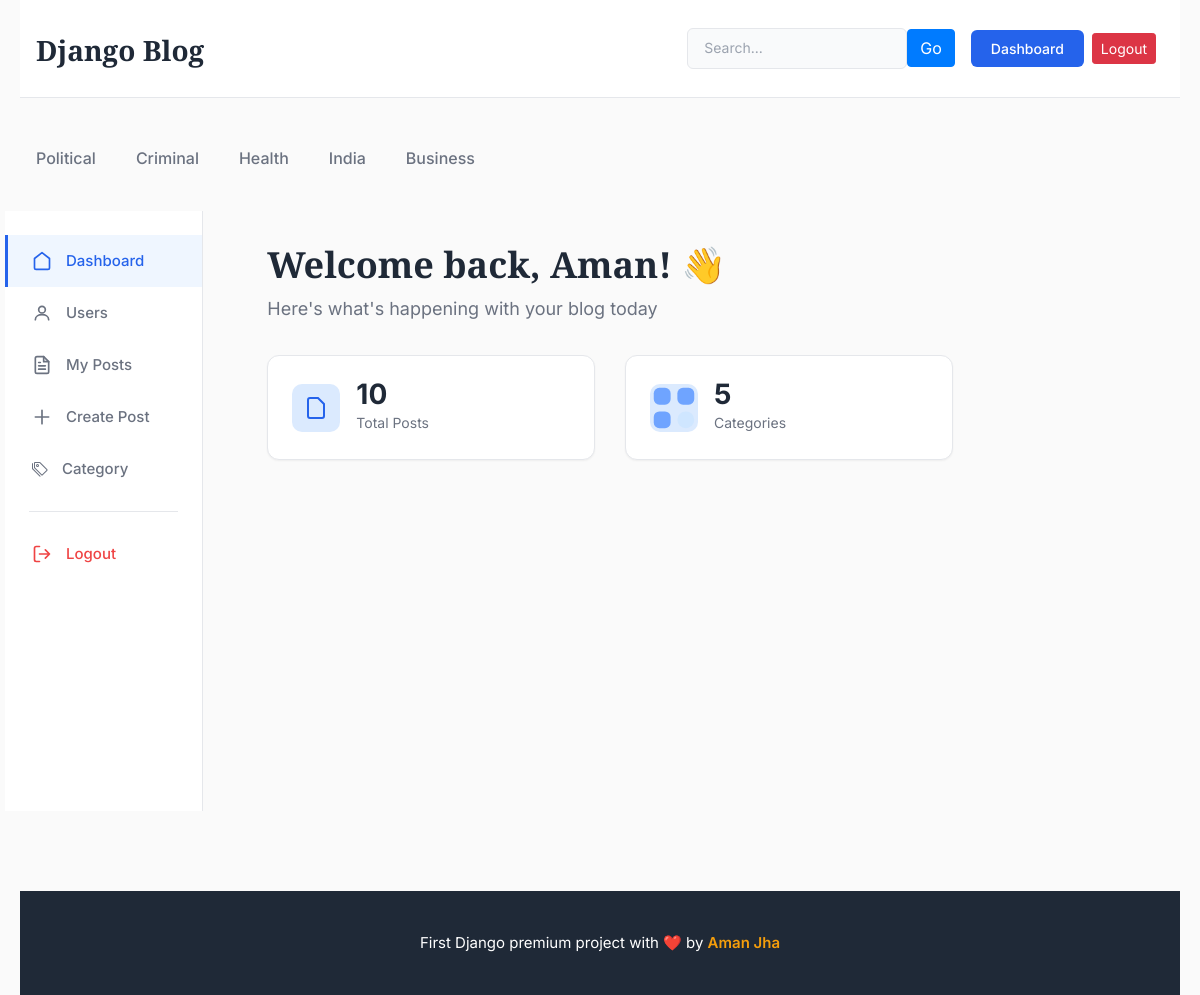
The page /dashboard/ (signed in) on the database its author committed.
### blogs/models.py (models this page shows, shortened)
class Category(models.Model):
    category_name = models.CharField(max_length = 15, unique=True)
    created_at = models.DateTimeField(auto_now_add=True)
    updated_at = models.DateField(auto_now=True)
    class Meta:
        verbose_name_plural = 'categories'

### dashboards/views.py (the view)
# urls.py: path('dashboard/', include('dashboards.urls'))
@login_required(login_url='login')
def dashboard(request):
    category_count = Category.objects.count()
    total_post = Blog.objects.count()
    context = {
        'category_count' : category_count,
        'total_posts' : total_post,
    }
    return render(request, 'dashboard/dashboard.html', context)

### blogs/context_processors.py (called while the page is built)
def get_categories(request):
    categories = models.Category.objects.all()
    return dict(categories=categories)

### templates/dashboard/dashboard.html (shortened to what this page needs)
{% extends 'base.html' %} {% load static %}
{% block extra_css %}
<link href="{% static 'css/dashboard.css' %}" rel="stylesheet" />
{% endblock %}
{% block content %}
<div class="dashboard-container">
  <div class="row no-gutters">
    {% include "dashboard/sidebar.html" %}
    <main class="col-md-9 dashboard-main">
      <div class="dashboard-content">
        <div class="welcome-section">
          <h1 class="dashboard-title">
            Welcome back, {{ user.first_name }}! 👋
          </h1>
          <p class="dashboard-subtitle">
            Here's what's happening with your blog today
          </p>
        </div>
        <div class="row">
          <div class="col-md-5 mb-4">
            <div class="stat-card">
              <div class="stat-icon blue">
                <svg width="24" height="24" viewBox="0 0 24 24" fill="none">
                  <path
                    d="M14 2H6a2 2 0 0 0-2 2v16a2 2 0 0 0 2 2h12a2 2 0 0 0 2-2V8z"
                    stroke="currentColor"
                    stroke-width="2"
                  />
                </svg>
              </div>
              <div class="stat-info">
                <h3 class="stat-number">{{ total_posts }}</h3>
                <p class="stat-label">Total Posts</p>
              </div>
            </div>
          </div>
          <div class="col-md-5 mb-4">
            <div class="stat-card">
              <div class="stat-icon blue">
              </div>
              <div class="stat-info">
                <h3 class="stat-number">{{ category_count }}</h3>
                <p class="stat-label">Categories</p>
              </div>
            </div>
          </div>
        </div>
      </div>
    </main>
  </div>
</div>
{% endblock %}

### templates/base.html (shortened to what this page needs)
{% load static %}
<!DOCTYPE html>
<html lang="en">
  <head>
    <link
      href="https://getbootstrap.com/docs/4.0/dist/css/bootstrap.min.css"
      rel="stylesheet"
    />
    <link
      rel="stylesheet"
      href="https://cdnjs.cloudflare.com/ajax/libs/font-awesome/6.0.0/css/all.min.css"
    />
    <link href="{% static 'css/blog.css' %}" rel="stylesheet" />
    {% block extra_css %} {% endblock %}
  </head>
  <body>
    <div class="container">
      <header class="blog-header py-4 px-3">
        <div class="row flex-nowrap justify-content-between align-items-center">
          <div class="col-4 pt-1">
            <a class="blog-header-logo" href="/">Django Blog</a>
          </div>
          <div class="col-8 d-flex justify-content-end align-items-center">
            <div class="header-search-wrapper mr-3">
              <form
                action="{% url 'search' %}"
                method="GET"
                class="header-search-form"
              >
                <input
                  type="text"
                  name="keyword"
                  class="header-search-input"
                  placeholder="Search..."
                  ˝
                  value="{{ request.GET.keyword }}"
                />
                <button type="submit" class="btn btn-primary">Go</button>
              </form>
            </div>
            {% if not user.is_authenticated %}
            <a class="btn btn-sm btn-login mr-2" href="{% url 'login' %}"
              >Login</a
            >
            <a class="btn btn-sm btn-register" href="{% url 'register' %}"
              >Register</a
            >
            {% else %}
            <a class="btn btn-sm btn-login mr-2" href="{% url 'dashboard' %}"
              >Dashboard</a
            >
            <a class="btn btn-sm btn-danger mr-2" href="{% url 'logout' %}"
              >Logout</a
            >
            {% endif %}
          </div>
        </div>
      </header>
      <div class="nav-scroller py-2 mb-4">
        <nav class="nav d-flex justify-content-start category-nav">
          {% for category in categories %}
          <a
            class="category-link"
            href="{% url 'posts_by_category' category.id %}"
            >{{ category.category_name }}</a
          >
          {% endfor %}
        </nav>
      </div>
      {% block content %}Content{% endblock %}
      <footer class="blog-footer">
        <div class="container">
          <p class="footer-text">
            First Django premium project with ❤️ by
            <a href="#" class="footer-link">Aman Jha</a>
          </p>
        </div>
      </footer>
    </div>
  </body>
</html>

### static/css/blog.css (style rules this page uses)
:root { --primary-color: #2563eb; --secondary-color: #f59e0b; --text-primary: #1f2937; --text-secondary: #6b7280; --text-muted: #9ca3af; --border-color: #e5e7eb; --bg-light: #f9fafb; --bg-white: #ffffff; --shadow-sm: 0 1px 2px 0 rgba(0, 0, 0, 0.05); --shadow-md: 0 4px 6px -1px rgba(0, 0, 0, 0.1); --shadow-lg: 0 10px 15px -3px rgba(0, 0, 0, 0.1); }
* { box-sizing: border-box; }
body { font-family: 'Inter', -apple-system, BlinkMacSystemFont, 'Segoe UI', Roboto, sans-serif; color: var(--text-primary); background-color: #fafafa; line-height: 1.6; font-size: 16px; }
.container { max-width: 1200px; margin: 0 auto; padding: 0 20px; }
.blog-header { border-bottom: 1px solid var(--border-color); background-color: var(--bg-white); margin-bottom: 2rem; padding: 1.5rem 0; }
.blog-header-logo { font-family: 'Playfair Display', serif; font-size: 1.75rem; font-weight: 900; color: var(--text-primary); text-decoration: none; transition: color 0.3s ease; }
.btn-login { background-color: var(--primary-color); color: white; border: none; padding: 0.5rem 1.25rem; border-radius: 6px; font-weight: 500; transition: all 0.3s ease; }
.header-search-wrapper { display: flex; align-items: center; }
.header-search-form { position: relative; display: flex; align-items: center; }
.header-search-input { width: 220px; padding: 0.5rem 2.5rem 0.5rem 1rem; border: 1px solid var(--border-color); border-radius: 6px; font-size: 0.875rem; color: var(--text-primary); background-color: var(--bg-light); transition: all 0.3s ease; outline: none; }
.header-search-input::placeholder { color: var(--text-muted); }
.nav-scroller { overflow-x: auto; -webkit-overflow-scrolling: touch; }
.category-nav { gap: 0.5rem; flex-wrap: wrap; }
.category-link { padding: 0.5rem 1rem; color: var(--text-secondary); text-decoration: none; font-weight: 500; border-radius: 6px; transition: all 0.3s ease; white-space: nowrap; }
.blog-footer { background-color: var(--text-primary); color: white; padding: 2.5rem 0; margin-top: 5rem; text-align: center; }
.footer-text { margin: 0; font-size: 0.9375rem; }
.footer-link { color: var(--secondary-color); text-decoration: none; font-weight: 600; transition: color 0.3s ease; }
.dashboard-container { background-color: #fafafa; min-height: calc(100vh - 100px); }
.dashboard-main { padding: 2rem; }
.dashboard-content { max-width: 100%; }
.welcome-section { margin-bottom: 2rem; }
.dashboard-title { font-family: 'Playfair Display', serif; font-size: 2.25rem; font-weight: 900; color: var(--text-primary); margin-bottom: 0.5rem; }
.dashboard-subtitle { font-size: 1.125rem; color: var(--text-secondary); }
.stat-card { background-color: var(--bg-white); border-radius: 12px; padding: 1.5rem; display: flex; align-items: center; gap: 1rem; box-shadow: var(--shadow-sm); border: 1px solid var(--border-color); transition: all 0.3s ease; }
.stat-icon { width: 48px; height: 48px; border-radius: 10px; display: flex; align-items: center; justify-content: center; flex-shrink: 0; }
.stat-icon.blue { background-color: #dbeafe; color: #2563eb; }
.stat-info { flex: 1; }
.stat-number { font-size: 1.75rem; font-weight: 700; color: var(--text-primary); margin: 0; line-height: 1; }
.stat-label { font-size: 0.875rem; color: var(--text-secondary); margin: 0; margin-top: 0.25rem; }

### static/css/dashboard.css (style rules this page uses)
.dashboard-container { background-color: #fafafa; min-height: calc(100vh - 200px); margin: 0 -15px; }
.dashboard-main { padding: 2rem; }
.dashboard-content { max-width: 100%; margin-left: 4rem; }
.welcome-section { margin-bottom: 2rem; }
.dashboard-title { font-family: 'Playfair Display', serif; font-size: 2.25rem; font-weight: 900; color: var(--text-primary); margin-bottom: 0.5rem; }
.dashboard-subtitle { font-size: 1.125rem; color: var(--text-secondary); }
.stat-card { background-color: var(--bg-white); border-radius: 12px; padding: 1.5rem; display: flex; align-items: center; gap: 1rem; box-shadow: var(--shadow-sm); border: 1px solid var(--border-color); transition: all 0.3s ease; }
.stat-icon { width: 48px; height: 48px; border-radius: 10px; display: flex; align-items: center; justify-content: center; flex-shrink: 0; }
.stat-icon.blue { background-color: #dbeafe; color: #2563eb; }
.stat-info { flex: 1; }
.stat-number { font-size: 1.75rem; font-weight: 700; color: var(--text-primary); margin: 0; line-height: 1; }
.stat-label { font-size: 0.875rem; color: var(--text-secondary); margin: 0; margin-top: 0.25rem; }
.dashboard-content { max-width: 100%; }

### rows shown on the page
Category: category_name "Political"
Category: category_name "Criminal"
Category: category_name "Health"
Category: category_name "India"
Category: category_name "Business"

### other values the page prints
{{ user.first_name }} "Aman"
{{ total_posts }} "10"
{{ category_count }} "5"
